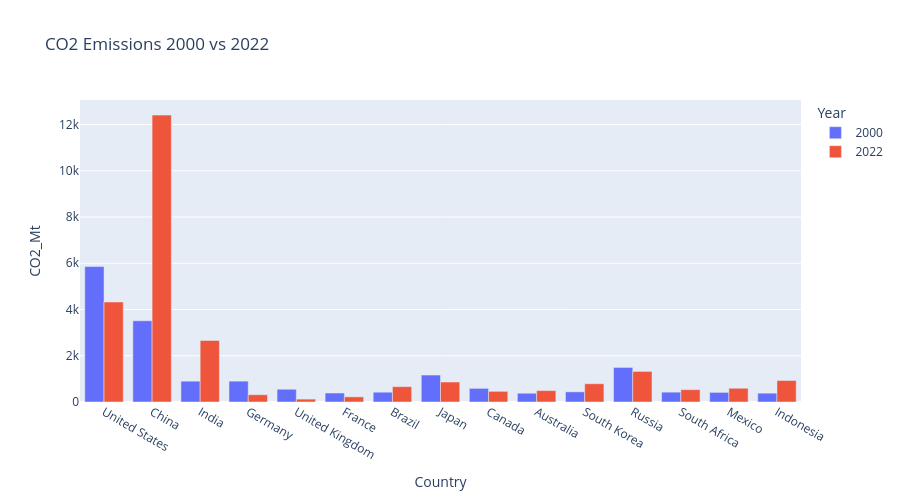

Notebook source saved alongside this figure:
### Markdown cell above
### Example 3 — Slopegraph: comparing two points in time

### Code cell
two_years = df.loc[df['Year'].isin([2000, 2022])].copy()

two_years['Year'] = two_years['Year'].astype(str)

fig = px.bar(two_years, x='Country', y='CO2_Mt', color='Year',
             barmode='group', title='CO2 Emissions 2000 vs 2022', height=500)
fig.show()

### Figure 1 — Plotly figure (JSON) as saved in the notebook; plotly's stock layout.template omitted (floating-point values rounded to 4 significant figures)
{"data": [{"alignmentgroup": "True", "hovertemplate": "Year=2000<br>Country=%{x}<br>CO2_Mt=%{y}<extra></extra>", "legendgroup": "2000", "marker": {"color": "#636efa", "pattern": {"shape": ""}}, "name": "2000", "offsetgroup": "2000", "orientation": "v", "showlegend": true, "textposition": "auto", "type": "bar", "x": ["United States", "China", "India", "Germany", "United Kingdom", "France", "Brazil", "Japan", "Canada", "Australia", "South Korea", "Russia", "South Africa", "Mexico", "Indonesia"], "xaxis": "x", "y": [5858.0, 3514.0, 901.6, 902.4, 552.4, 389.4, 423.8, 1166.0, 589.6, 378.4, 438.1, 1496.0, 425.4, 415.9, 382.8], "yaxis": "y"}, {"alignmentgroup": "True", "hovertemplate": "Year=2022<br>Country=%{x}<br>CO2_Mt=%{y}<extra></extra>", "legendgroup": "2022", "marker": {"color": "#EF553B", "pattern": {"shape": ""}}, "name": "2022", "offsetgroup": "2022", "orientation": "v", "showlegend": true, "textposition": "auto", "type": "bar", "x": ["United States", "China", "India", "Germany", "United Kingdom", "France", "Brazil", "Japan", "Canada", "Australia", "South Korea", "Russia", "South Africa", "Mexico", "Indonesia"], "xaxis": "x", "y": [4326.0, 12410.0, 2661.0, 315.1, 125.3, 222.5, 664.0, 865.1, 461.7, 493.7, 789.5, 1323.0, 534.4, 594.3, 930.5], "yaxis": "y"}], "layout": {"barmode": "group", "height": 500, "legend": {"title": {"text": "Year"}, "tracegroupgap": 0}, "title": {"text": "CO2 Emissions 2000 vs 2022"}, "xaxis": {"anchor": "y", "domain": [0, 1], "title": {"text": "Country"}}, "yaxis": {"anchor": "x", "domain": [0, 1], "title": {"text": "CO2_Mt"}}}}
